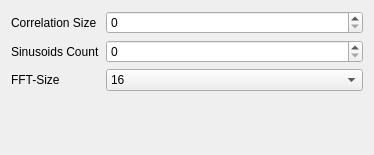
                  <widget class="QWidget" name="scrollAreaWidgetContents_10">
                   <property name="geometry">
                    <rect>
                     <x>0</x>
                     <y>0</y>
                     <width>374</width>
                     <height>155</height>
                    </rect>
                   </property>
                   <layout class="QFormLayout" name="formLayout_7">
                    <item row="0" column="0">
                     <widget class="QLabel" name="correlationSizeLabel">
                      <property name="text">
                       <string>Correlation Size</string>
                      </property>
                     </widget>
                    </item>
                    <item row="0" column="1">
                     <widget class="QSpinBox" name="music_cor_size">
                      <property name="maximum">
                       <number>9999</number>
                      </property>
                     </widget>
                    </item>
                    <item row="1" column="0">
                     <widget class="QLabel" name="sinusoidsCountLabel">
                      <property name="text">
                       <string>Sinusoids Count</string>
                      </property>
                     </widget>
                    </item>
                    <item row="1" column="1">
                     <widget class="QSpinBox" name="music_sin_cnt">
                      <property name="maximum">
                       <number>9999</number>
                      </property>
                     </widget>
                    </item>
                    <item row="2" column="0">
                     <widget class="QLabel" name="fFTSizeLabel_5">
                      <property name="text">
                       <string>FFT-Size</string>
                      </property>
                     </widget>
                    </item>
                    <item row="2" column="1">
                     <widget class="QComboBox" name="music_fft_size">
                      <item>
                       <property name="text">
                        <string>16</string>
                       </property>
                      </item>
                      <item>
                       <property name="text">
                        <string>32</string>
                       </property>
                      </item>
                      <item>
                       <property name="text">
                        <string>64</string>
                       </property>
                      </item>
                      <item>
                       <property name="text">
                        <string>128</string>
                       </property>
                      </item>
                      <item>
                       <property name="text">
                        <string>256</string>
                       </property>
                      </item>
                      <item>
                       <property name="text">
                        <string>512</string>
                       </property>
                      </item>
                      <item>
                       <property name="text">
                        <string>1024</string>
                       </property>
                      </item>
                      <item>
                       <property name="text">
                        <string>2048</string>
                       </property>
                      </item>
                      <item>
                       <property name="text">
                        <string>4096</string>
                       </property>
                      </item>
                      <item>
                       <property name="text">
                        <string>8192</string>
                       </property>
                      </item>
                      <item>
                       <property name="text">
                        <string>16384</string>
                       </property>
                      </item>
                      <item>
                       <property name="text">
                        <string>32768</string>
                       </property>
                      </item>
                      <item>
                       <property name="text">
                        <string>65536</string>
                       </property>
                      </item>
                     </widget>
                    </item>
                   </layout>
                  </widget>
